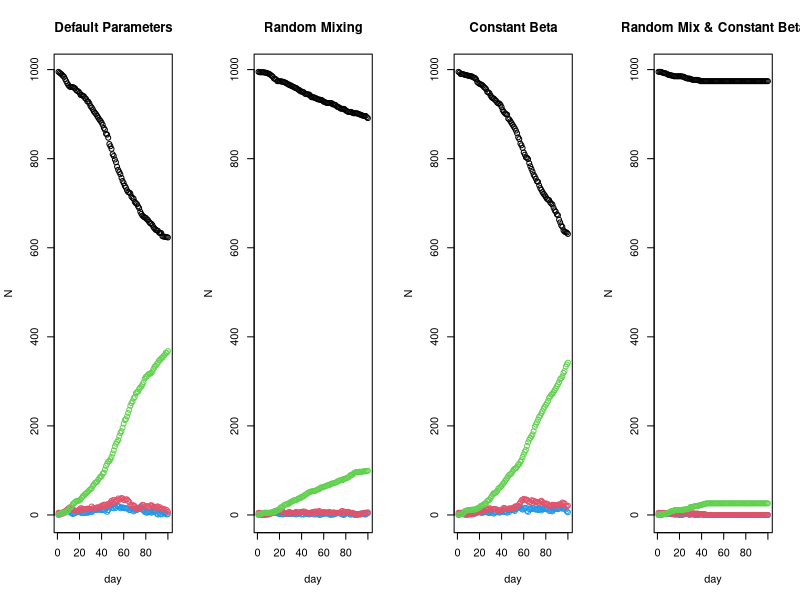

Write the R code that produced this figure.
# Jackson Cramer (s2274544), Maximillian McCourt (s2145762), Natalia Montalvo Cabornero (s1969053)

# Exercise 1
n <- 1000
h_max <- 5

# works as expected, truncating may be inefficient
h <- rep(1:n, sample(1:h_max, n, replace=TRUE))[1:n] |> sample()
h


# Exercise 2

beta <- runif(n, 0, 1) # assign random sociability parameters
nc <- 15 # average no. contacts per person


# WE NEED TO ADJUST THIS FUNCTION TO MAKE IT SINGLE-LOOP

# Looped version of get.net
get.net_loop <- function(beta,h,nc=15){
    # initialise empty contact list with n entries
    contacts <- vector("list", n)
    # Loop through each pair of individuals
    for (i in 1:(n-1)){
        for (j in (i+1):n){
            # if they are not in the same household
            if (h[i] != h[j]){
                # find probability of contact between person i and j
                prob_beta_ij <- (nc*beta[i]*beta[j])/(mean(beta)**2 * (n-1))
                # if a contact occurs, add each person to the others contact list
                if (sample(c(0,1), size=1, prob=c(1-prob_beta_ij, prob_beta_ij)) == 1){
                    contacts[[i]] <- c(contacts[[i]], j)
                    contacts[[j]] <- c(contacts[[j]], i)
                }
            }
        }
    }
    return(contacts)
}

alink <- get.net_loop(beta,h,nc)
print(alink)


# One looped version of get.net
get.net_loop <- function(beta,h,nc=15){
  n_beta <- length(beta) # !! notice how I am not referring to global variable n (like was done before)
  # initialise empty contact list with n entries
  contacts <- vector("list", n_beta)
  pairs <- combn(n_beta, 2)  # generates all possible combinations of (i, j) pairs
  # Loop through each pair of combinations
  for (k in 1:ncol(pairs)){
    i <- pairs[1, k]
    j <- pairs[2, k]
    # if they are not in the same household
    if (h[i] != h[j]){
      prob_beta_ij <- (nc * beta[i] * beta[j]) / (mean(beta)^2 * (n_beta - 1))
      if (sample(c(0,1), size=1, prob=c(1 - prob_beta_ij, prob_beta_ij)) == 1){
        contacts[[i]] <- c(contacts[[i]], j)
        contacts[[j]] <- c(contacts[[j]], i)
      }
    }
  }
  
  return(contacts)
}




# can also use rbinom(1,1, prob=prob_beta_ij) instead of sampling

# Exercise 3 - NATALIA'S

# SEIR model 
nseir <- function(beta,h,alink,alpha=c(.1,.01,.01),delta=.2,gamma=.4,nc=15, nt = 100,pinf = .005){
  ## SEIR stochastic simulation model.
  ## beta = transmission parameter
  ## h = vector indicating which household each person belongs to
  ## alink = list defining regular contacts of each person
  ## gamma = daily prob E -> I
  ## delta = daily prob I -> R
  ## nc = average number of contacts per person
  ## nt = number of days
  ## pinf = proportion of initial population to randomly start in state I
  
  x <- rep(0,n) ## initialize to susceptible state (= 0)
  
  ni <- max(1, round(pinf*n))   # at least one infected
  initial_infected <- sample(1:n, ni)  # randomly choosing by prob the first I
  x[initial_infected] <- 2 
  
  S <- E <- I <- R <- rep(0,nt) ## set up storage for pop in each state
  ## initialize
  S[1] <- n-ni
  I[1] <- ni 
  
  for (i in 2:nt) { ## loop over days
    u <- runif(n) ## uniform random deviates
    
    x[x==2&u<delta] <- 3 ## I -> R with prob delta
    x[x==1&u<gamma] <- 2 ## E -> I with prob gamma
    
    infected_id <- which(x==2)
    #####  S -> E
    ## x[x==0&u<beta*I[i-1]/n] <- 1 ## S -> E with prob beta*I[i-1]/n
    }
    
    S[i] <- sum(x==0)
    E[i] <- sum(x==1)
    I[i] <- sum(x==2)
    R[i] <- sum(x==3)

  return(list(S=S,E=E,I=I,R=R,beta=beta))
} 




# Ex 3 - MAX'S

# Function to simulate infection spread

nseir <- function(beta,h,alink,alpha=c(.1,.01,.01),delta=.2,gamma=.4,nc=15, nt = 100,pinf = .005){
    # Our SEIR, t data
    # Using S=0, E=1, I=2, R=3 structure
    n <- length(beta)
    # defining alphas
    alpha_h <- alpha[1]
    alpha_c <- alpha[2]
    alpha_r <- alpha[3]
    # total population
    x <- rep(0, n)
    # initialise infected individuals at random
    x[sample(1:n, round(n*pinf))] <- 2
    # initialise SEIR counts
    S <- E <- I <- R <- rep(0,nt)
    S[1] <- sum(x == 0)
    I[1] <- sum(x == 2)
    # loop over days
    for (t in 2:nt){
        u <- runif(n)
        x[x==2 & u<delta] <- 3 # infected to recovered
        x[x==1 & u<gamma] <- 2 # exposed to infected
        # susceptible to exposed
        current_I <- which(x==2)
        for (i in current_I){
            # random mixing daily probability
            r_prob <- (alpha_r*nc*beta[i]*beta)/(mean(beta)**2 * (n - 1))
            x[x==0 & u<r_prob] <- 1
            # household mixing daily probability 
            # if x is susceptible, and in same household as i, and random number less than alpha_h probability
            household <- which(h==h[i] & x==0)
            x[household[u[household] < alpha_h]] <- 1
            # contacts mixing daily probability
            # if x is susceptible, and in contact list of i, and random number less than alpha_c probability
            contacts_i <- alink[[i]]
            x[contacts_i[x[contacts_i] == 0 & u[contacts_i] < alpha_c]] <- 1
            # count of SEIR population
        }
        S[t] <- sum(x==0); E[t] <- sum(x==1); I[t] <- sum(x==2); R[t] <- sum(x==3)
    }
    return(list(S=S,E=E,I=I,R=R,t=1:nt))
}


system.time(epi <- nseir(beta,h,alink))
# function operates correctly, runs in about 8.5 seconds with n=10,000.


# Exercise 4

plot_dynamics = function(pop_states, title=""){
  # plot number of people in each group over time
  plot(pop_states$S,ylim=c(0,max(epi$S)),xlab="day", ylab="N", main=title) # S black
  points(pop_states$E, col=4)
  points(pop_states$I, col=2)
  points(pop_states$R, col=3)
}


# Exercise 5

# default parameters
def_params = nseir(beta,h,alink)

# remove household and regular network structure
random_mixing = nseir(beta, h, alink, alpha=c(0,0,.04))

# beta vector set to contain average of previous veta for every element
avg_beta = 1:length(beta)
avg_beta[1:length(avg_beta)] = mean(beta)
constant_beta = nseir(avg_beta,h,alink)

# constant beta and random mixing
random_mix_constant_beta = nseir(avg_beta,h,alink, alpha=c(0,0,.04))

# plot all four scenarios side by side
par(mfcol=c(1,4))
titles <- c("Default Parameters", "Random Mixing", "Constant Beta", "Random Mix & Constant Beta")
plots <- list(def_params, random_mixing, constant_beta, random_mix_constant_beta)
for (i in seq_along(plots)) {
  plot_dynamics(plots[[i]], titles[i])
}


